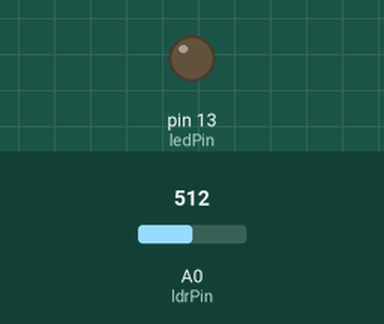
Bench run of a sketch on a simulated Arduino Uno, built with avr-gcc and run on an emulated ATmega328P. On the bench: output pins drawn as LEDs (lit = HIGH). The test bench sets the inputs (shaded band); at power-on: A0 (ldrPin) = 512. What the sketch prints to the serial monitor is not drawn.

Above: at 1.2 s.
1.3 s: A0 (ldrPin) set to 486
At 1.9 s:
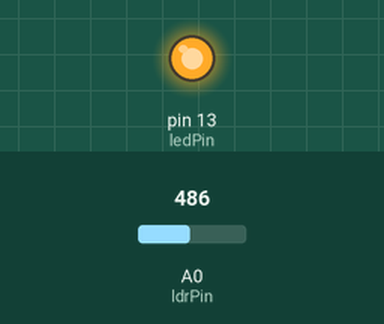
2.8 s: A0 (ldrPin) set to 510
At 4.0 s:
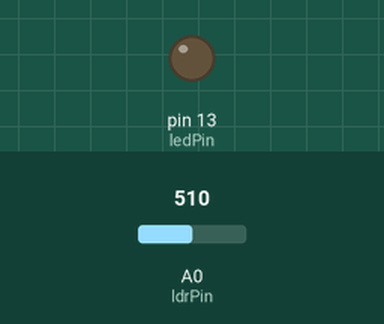
4.3 s: A0 (ldrPin) set to 490
At 5.3 s:
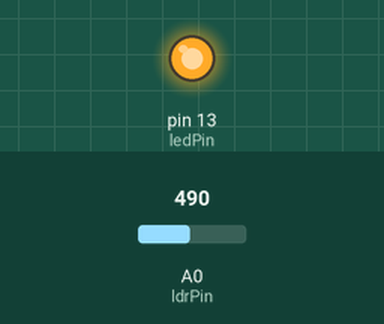
Timing chart, 0 to 7.3 s (numbered marks = the images above; inputs shaded):
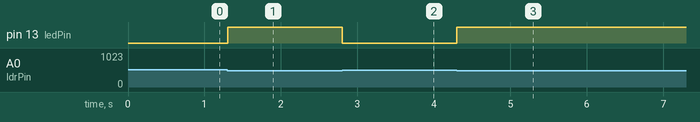

The sketch:

ldr.ino
```cpp
int ldrPin=A0;
int ledPin=13;
int ldrValue = 0;


void setup() {
  // put your setup code here, to run once:
  Serial.begin(9600);
  pinMode(ldrPin,INPUT);
  pinMode(ledPin, OUTPUT);
  //digitalWrite(optoPin,LOW);


}

void loop() {
  // put your main code here, to run repeatedly:
  ldrValue= analogRead(ldrPin);
  Serial.print(ldrValue);
  if(ldrValue<500){
    digitalWrite(ledPin, HIGH);
  }
  else{
    digitalWrite(ledPin,LOW);
  }

  }
```

Measured:
- the behaviour switches between 500 and 499 on A0 (ldrPin) (found by bisection; images 0 and 1)
- after the input at 1.3 s, pin 13 (ledPin): LOW → HIGH at once
- after the input at 2.8 s, pin 13 (ledPin): HIGH → LOW at once
- after the input at 4.3 s, pin 13 (ledPin): LOW → HIGH at once
